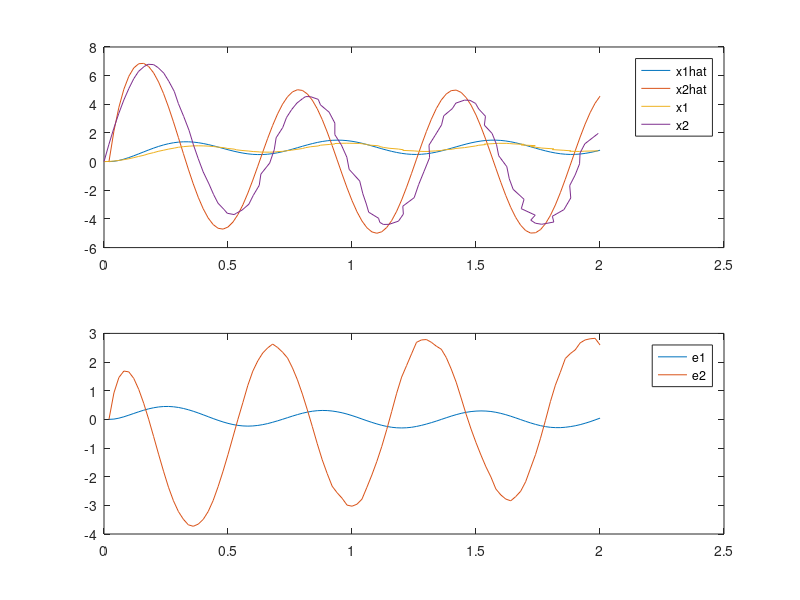

Here is the MATLAB script that generated this plot:
%% Simulate the online reference model calculation
clear;

%% Model
Am =[0     1
    -100   -20];
Bm =[0;100];
x0 = [0;0];
u = @(t) 1+sin(10*t);
f = @(t,x) Am*x + Bm*u(t);

%% Sim parameters
N = 100;
%Ts = 0.020*ones(1,N); % 20 msec sampling rate
Ts = 0.020 + 0.0005*(rand(1,N)-0.5);
t = (0:1:(N-1)).* Ts;
x = zeros(2,N);

%% Solve with R-K
x(:,1) = x0;
for i=1:(N-1);    
    k = Ts(i);
    k1 = k*f(t(i), x(:,i));
    k2 = k*f(t(i)+k/2, x(:,i)+k1/2);
    k3 = k*f(t(i)+k/2, x(:,i)+k2/2);
    k4 = k*f(t(i+1), x(:,i)+k3);
    x(:,i+1) = x(:,i) + (k1+k2+k3+k4)/6;
end

%% Plot results and error signals
[t_hat,x_hat] = ode45(f,(1:N)*mean(Ts),x0);

subplot(2,1,1);
plot(t_hat,x_hat,t,x);
legend('x1hat','x2hat','x1','x2')

subplot(2,1,2);
plot(t_hat,x_hat-x');
legend('e1','e2')



